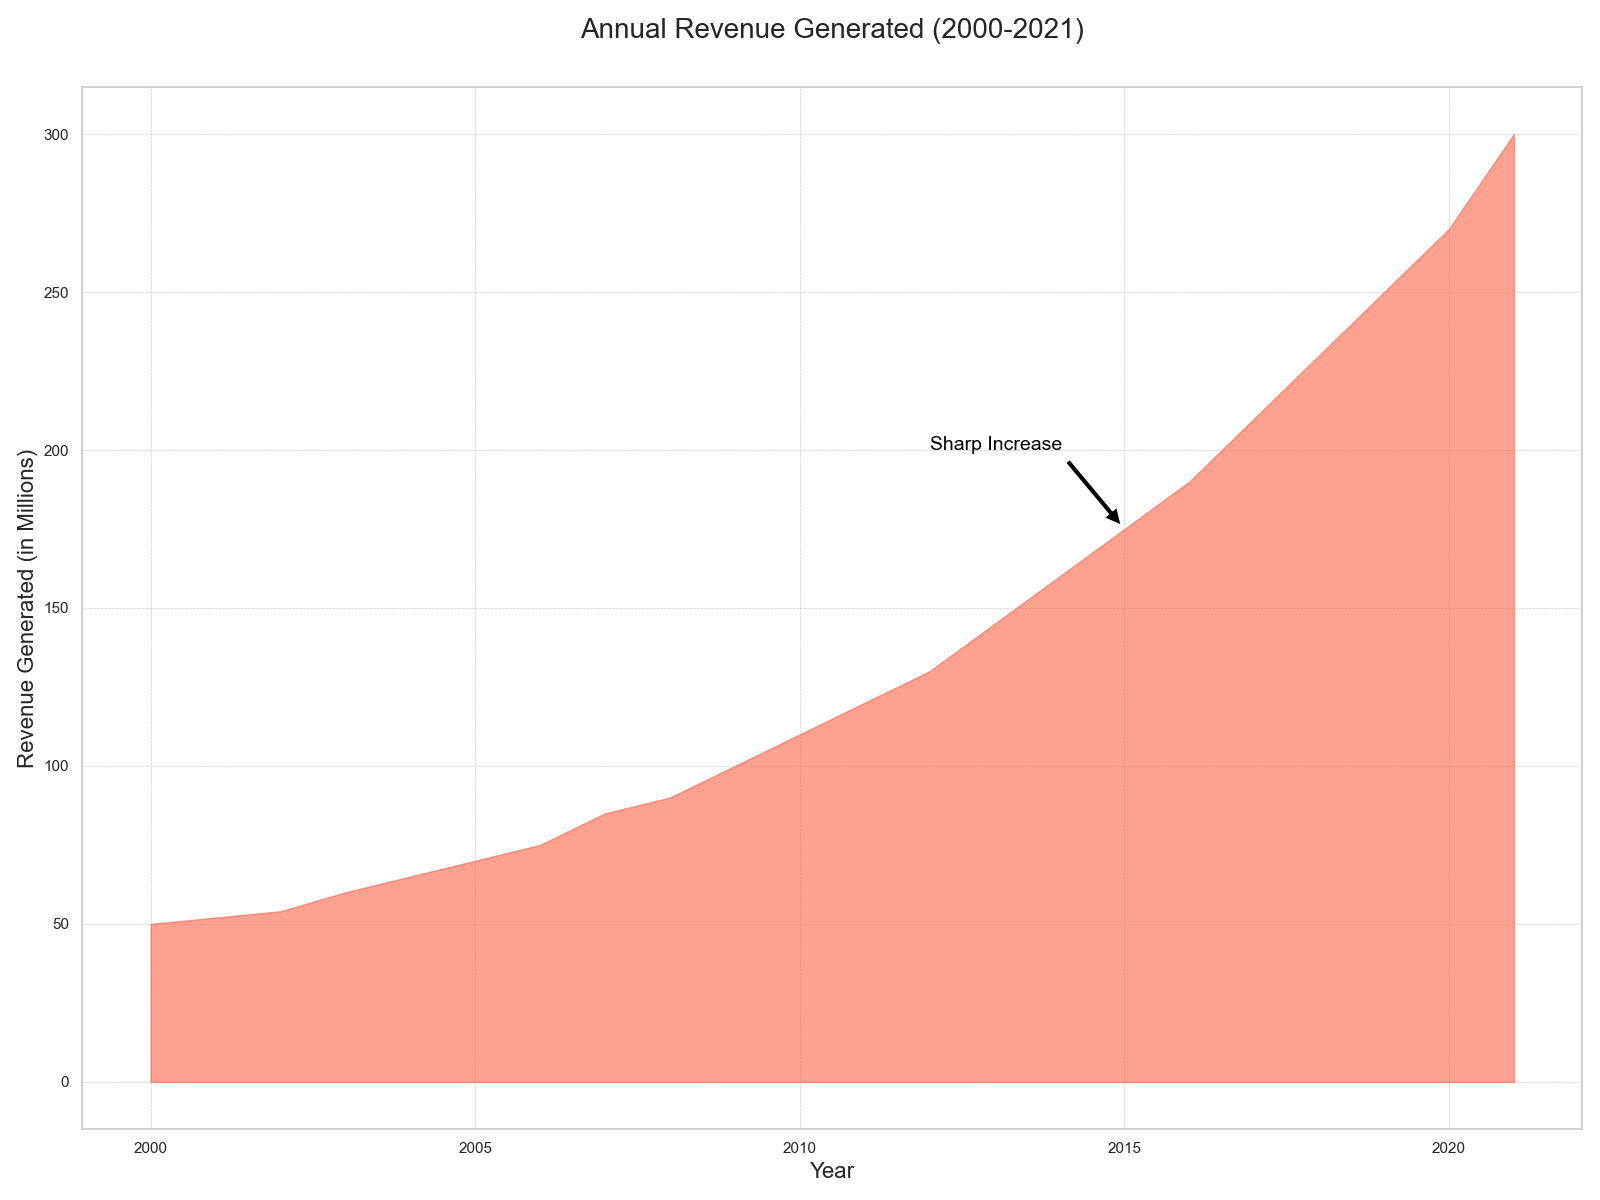

The script that drew this image:

import matplotlib.pyplot as plt
import pandas as pd

data = {
    "Year": [2000, 2001, 2002, 2003, 2004, 2005, 2006, 2007, 2008, 2009, 2010, 
             2011, 2012, 2013, 2014, 2015, 2016, 2017, 2018, 2019, 2020, 2021],
    "Revenue Generated": [50, 52, 54, 60, 65, 70, 75, 85, 90, 100, 110, 120, 130, 
                          145, 160, 175, 190, 210, 230, 250, 270, 300]
}

df = pd.DataFrame(data)

plt.figure(figsize=(16, 12))
plt.fill_between(df["Year"], df["Revenue Generated"], color="#FF6347", alpha=0.6)

plt.title('Annual Revenue Generated (2000-2021)', fontsize=20, pad=35)
plt.xlabel('Year', fontsize=16)
plt.ylabel('Revenue Generated (in Millions)', fontsize=16)
plt.annotate('Sharp Increase', xy=(2015, 175), xytext=(2012, 200),
             arrowprops=dict(facecolor='black', shrink=0.05),
             fontsize=14, color='black')

plt.grid(True, which='both', linestyle='--', linewidth=0.5)
plt.tight_layout()
plt.show()
